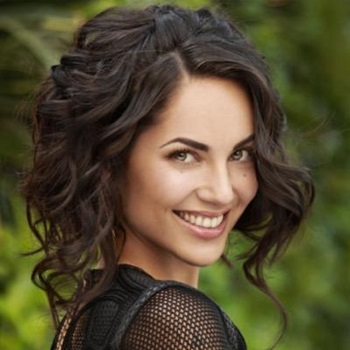
#> input picture Laboratorios/Lab 6/Imagenes/barbara.jpg, 350 x 350 px
$ jupyter execute 'Laboratorio 6.ipynb'
#> lines starting #> are read from the running program, lines starting #| are printed output that depends on the picture
**ESCUELA DE INGENIERÍA MECATRÓNICA**

## `PROCESAMIENTO DIGITAL DE SEÑALES E IMÁGENES`

### `Integrantes:`

    * Baltazar Julca Cristhian
    * Garay Alcantara Alex
    * Gonzales Bañes Ricardo Danfer

```
Práctica 7A: Filtrado en el espacio
```

### 1. Ejercicio 1.

Implemente el siguiente algoritmo en un entorno local de OpenCV.

[cell 1]
import numpy as np
import matplotlib.pyplot as plt
import cv2

[cell 2]
slider_max = 100
title_window = 'Brillo'

def on_trackbar(val):
    dst = src1 + val/255
    cv2.imshow(title_window, dst)

src1 = cv2.imread("./Imagenes/barbara.jpg")/255

cv2.namedWindow(title_window)
trackbar_name = f"Brilo {slider_max}"
cv2.createTrackbar(trackbar_name, title_window, 0, slider_max, on_trackbar)
on_trackbar(0)

while True:
    key = cv2.waitKey(1)
#> (key Esc is pressed here)
    if key != -1:
        break
cv2.destroyAllWindows()

### 2. Ejercicio 2.
Implemente un algoritmo que le permita tener un slider para controlar el nivel de suavizado de una imagen. El slider controlara el tamaño del filtro espacial que se aplicará. Y debe poderse seleccionar si se desea un filtro promedio.

[cell 3]
import cv2
import numpy as np

slider_max = 100
title_window = 'Suavizado'

# Crear un diccionario para almacenar el estado de las variables
state = {'use_average_filter': True}

def on_trackbar(val):
#> called with val = 0
    kernel_size = val // 2 * 2 + 1
    if state['use_average_filter']:
        kernel = np.ones((kernel_size, kernel_size), np.float32) / (kernel_size * kernel_size)
    else:
        kernel = cv2.getGaussianKernel(kernel_size, 0)
        kernel = kernel * kernel.T
    dst = cv2.filter2D(src1, -1, kernel)
    cv2.imshow(title_window, dst)

src1 = cv2.imread("./Imagenes/barbara.jpg")/255

cv2.namedWindow(title_window)
trackbar_name = f"Tamaño del filtro ({slider_max} max)"
cv2.createTrackbar(trackbar_name, title_window, 0, slider_max, on_trackbar)

switch_name = "Filtro promedio"

# Utilizar una función auxiliar para manejar el cambio en el estado
def on_switch_change(x):
    state['use_average_filter'] = bool(x)
    on_trackbar(cv2.getTrackbarPos(trackbar_name, title_window))

cv2.createTrackbar(switch_name, title_window, 0, 1, on_switch_change)

on_trackbar(0)

while True:
    key = cv2.waitKey(1)
#> (key Esc is pressed here)
#> further down, src1 is the input picture: shape (350, 350, 3); mean B, G, R 48.2, 75.4, 83.7
    if key != -1:
        break
cv2.destroyAllWindows()

### 3. Ejercicio 3.
Implemente un algoritmo que le permita modificar la ganancia de un filtro de alto
aumento. Si el slider es 0 debe verse el laplaciano, si es 1, la imagen debe quedar
enfatizada. Si es mayor que 1 adicionalmente al enfatizado, la imagen debe tener
mas brillo.

[cell 4]
import cv2
import numpy as np

slider_max = 100
title_window = 'Ganancia'

def on_trackbar(val):
#> called with val = 0
    alpha = val / 100
    beta = 0
    if alpha == 0:
        dst = cv2.Laplacian(src1, -1, ksize=3)
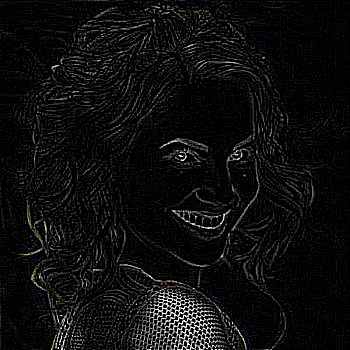
#> dst: shape (350, 350, 3); mean B, G, R 13.9, 13.7, 13.9
    else:
        dst = cv2.convertScaleAbs(cv2.addWeighted(src1, alpha, src1, beta, 0))
        if alpha > 1:
            dst = cv2.convertScaleAbs(cv2.addWeighted(dst, 1, np.zeros_like(dst), 0, beta))

    cv2.imshow(title_window, dst)

src1 = cv2.imread("./Imagenes/barbara.jpg")

cv2.namedWindow(title_window)
trackbar_name = f"Ganancia ({slider_max} max)"
cv2.createTrackbar(trackbar_name, title_window, 0, slider_max, on_trackbar)

on_trackbar(0)

while True:
    key = cv2.waitKey(1)
#> (key Esc is pressed here)
    if key != -1:
        break
cv2.destroyAllWindows()
